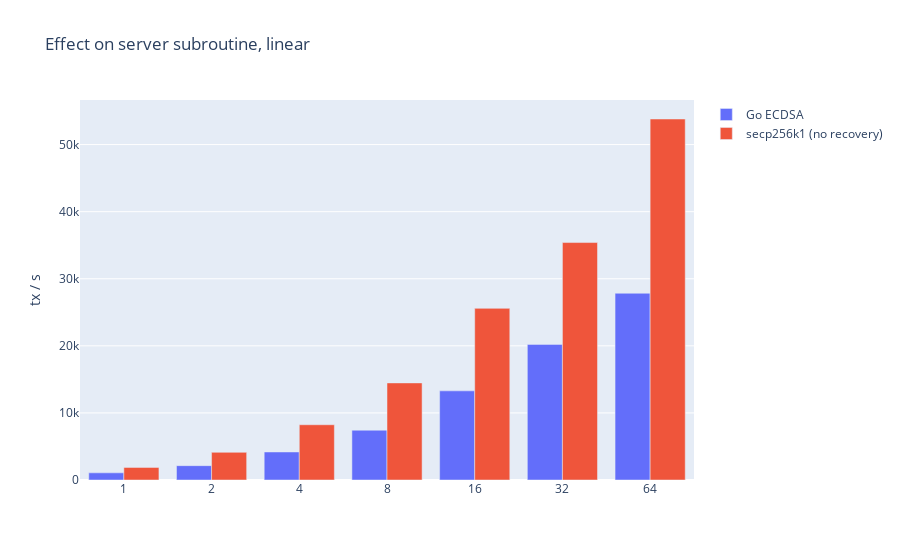
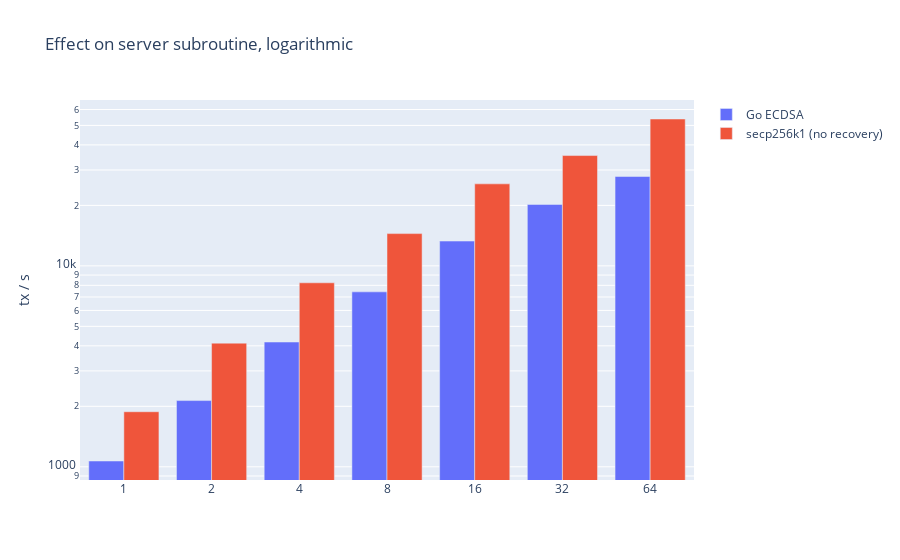

Notebook source saved alongside these figures, in order:
### Code cell
import plotly.graph_objects as go
import numpy as np
import pandas as pd

df0 = pd.read_csv("before.csv")
df1 = pd.read_csv("improved.csv")

fig = go.Figure(data=[
    go.Bar(name='Go ECDSA', x=df0["cpus"], y=1/(df0["nsop"]*10**-9)),
    go.Bar(name='secp256k1 (no recovery)', x=df1["cpus"], y=1/(df1["nsop"]*10**-9))
])
# Change the bar mode
fig.update_layout(title="Effect on server subroutine, linear", barmode='group', yaxis_title="tx / s")
fig.update_layout(xaxis_type='category', yaxis_type='linear')
fig.show()
fig.update_layout(title="Effect on server subroutine, logarithmic", yaxis_type='log')
fig.show()

### Figure 1 — Plotly figure (JSON) as saved in the notebook; plotly's stock layout.template omitted (floating-point values rounded to 4 significant figures)
{"data": [{"name": "Go ECDSA", "type": "bar", "x": [1, 2, 4, 8, 16, 32, 64], "y": [1069.0, 2136.0, 4179.0, 7423.0, 13290.0, 20220.0, 27840.0]}, {"name": "secp256k1 (no recovery)", "type": "bar", "x": [1, 2, 4, 8, 16, 32, 64], "y": [1879.0, 4125.0, 8237.0, 14470.0, 25590.0, 35400.0, 53820.0]}], "layout": {"autosize": true, "barmode": "group", "title": {"text": "Effect on server subroutine, linear"}, "xaxis": {"autorange": true, "range": [-0.5, 6.5], "type": "category"}, "yaxis": {"autorange": true, "range": [0, 56650.0], "title": {"text": "tx / s"}, "type": "linear"}}}

### Figure 2 — Plotly figure (JSON) as saved in the notebook; plotly's stock layout.template omitted (floating-point values rounded to 4 significant figures)
{"data": [{"name": "Go ECDSA", "type": "bar", "x": [1, 2, 4, 8, 16, 32, 64], "y": [1069.0, 2136.0, 4179.0, 7423.0, 13290.0, 20220.0, 27840.0]}, {"name": "secp256k1 (no recovery)", "type": "bar", "x": [1, 2, 4, 8, 16, 32, 64], "y": [1879.0, 4125.0, 8237.0, 14470.0, 25590.0, 35400.0, 53820.0]}], "layout": {"autosize": true, "barmode": "group", "title": {"text": "Effect on server subroutine, logarithmic"}, "xaxis": {"autorange": true, "range": [-0.5, 6.5], "type": "category"}, "yaxis": {"autorange": true, "range": [2.934, 4.825], "title": {"text": "tx / s"}, "type": "log"}}}
